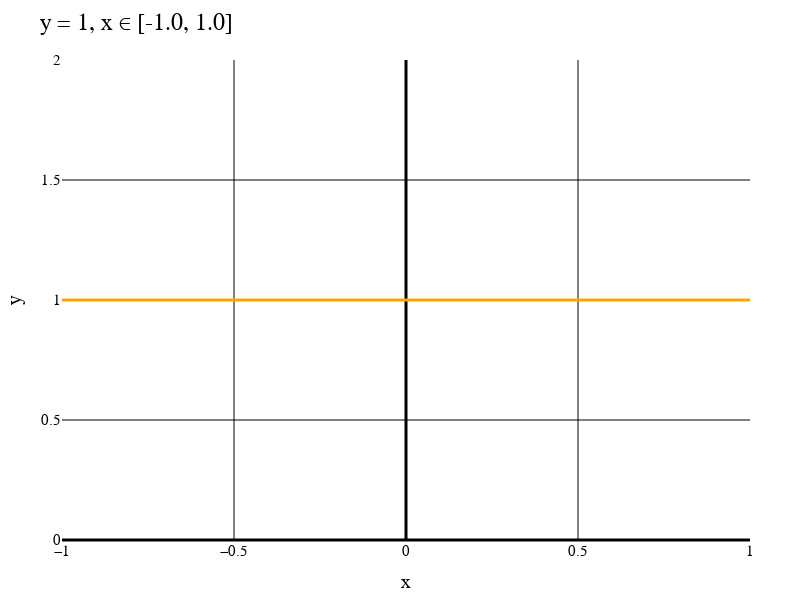

The notebook cell saved with this chart:
### Markdown cell above
Исходная функция и исходные данные

### Code cell
numOfFunc = 5;
interval = [-1.0, 1.0];
funcColor = "orange";
p1 = makePlot(numOfFunc, funcList, titleList, interval, funcColor)

### Figure 1 — Plotly figure (JSON) as saved in the notebook; plotly's stock layout.template omitted (floating-point values rounded to 4 significant figures; data arrays with more than 128 entries replaced by an {"elided": "..."} marker saying what was removed)
{"data": [{"line": {"color": "orange", "width": 3}, "mode": "line", "type": "scatter", "x": {"elided": "500 float values"}, "y": {"elided": "500 int values"}}], "layout": {"coloraxis": {"outlinecolor": "black"}, "font": {"color": "black", "family": "Times New Roman"}, "height": 600, "margin": {"b": 50, "l": 50, "r": 50, "t": 60}, "paper_bgcolor": "white", "plot_bgcolor": "white", "title": {"autosize": false, "font": {"color": "black", "family": "Times New Roman", "size": 24}, "paper_bgcolor": "red", "text": "y = 1, x ∈ [-1.0, 1.0]"}, "width": 800, "xaxis": {"color": "black", "gridcolor": "black", "gridwidth": 1, "tickfont": {"size": 15}, "title": {"font": {"color": "black", "family": "Times New Roman", "size": 20}, "text": "x"}, "zerolinecolor": "black", "zerolinewidth": 3}, "yaxis": {"exponentformat": "power", "gridcolor": "black", "gridwidth": 1, "tickfont": {"size": 15}, "title": {"font": {"color": "black", "family": "Times New Roman", "size": 20}, "text": "y"}, "zerolinecolor": "black", "zerolinewidth": 3}}}
